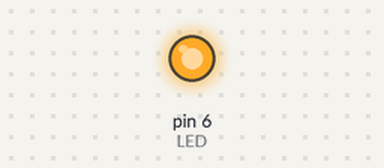
This sketch was run on a simulated Arduino Uno, built with avr-gcc and run on an emulated ATmega328P. Parts: output pins drawn as LEDs (lit = HIGH).

Above: at 1.5 s.
At 3.5 s:
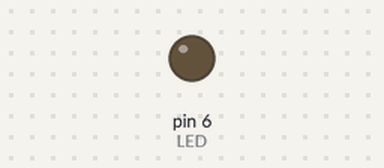
Timing chart, 0 to 5.2 s (numbered marks = the images above):
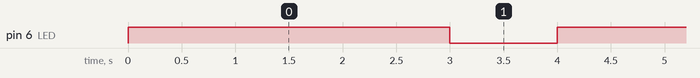

The sketch:

PruebaDeLuzLed.ino
```cpp
#define LED 6
int light_sensor = A3;

void setup() {
  pinMode(LED, OUTPUT);
}

void loop() {
  digitalWrite(LED, HIGH);//Se envia una corriente de 5 v por el pin digital
  delay(3000);
  digitalWrite(LED, LOW);//Se envia una corriente de 0
  delay(1000);//La transicion entre las fases se controla con delay
}
```

Measured:
- by itself, pin 6 (LED): alternates HIGH for 3.0 s and LOW for 1.0 s
